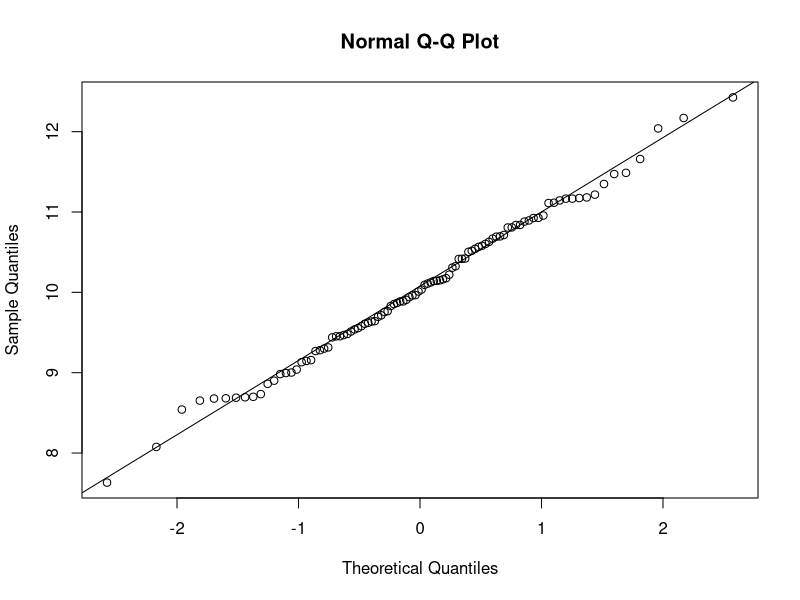
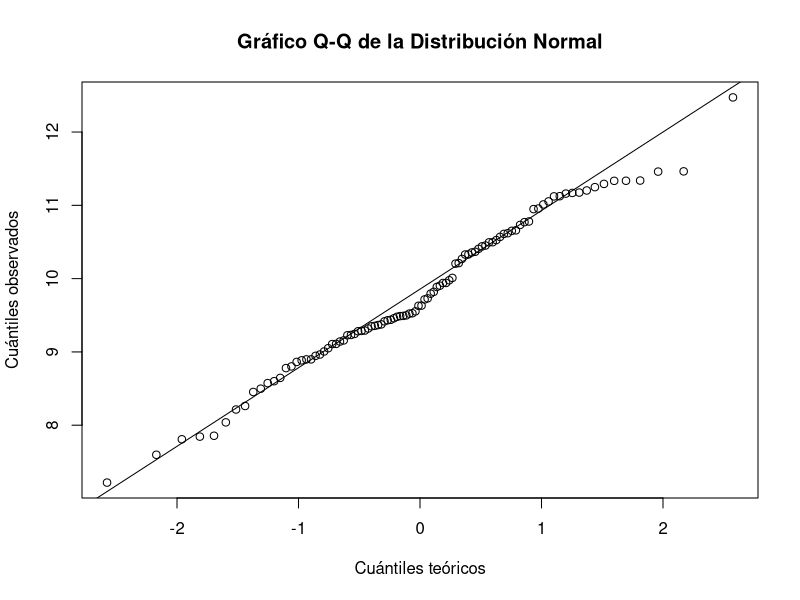
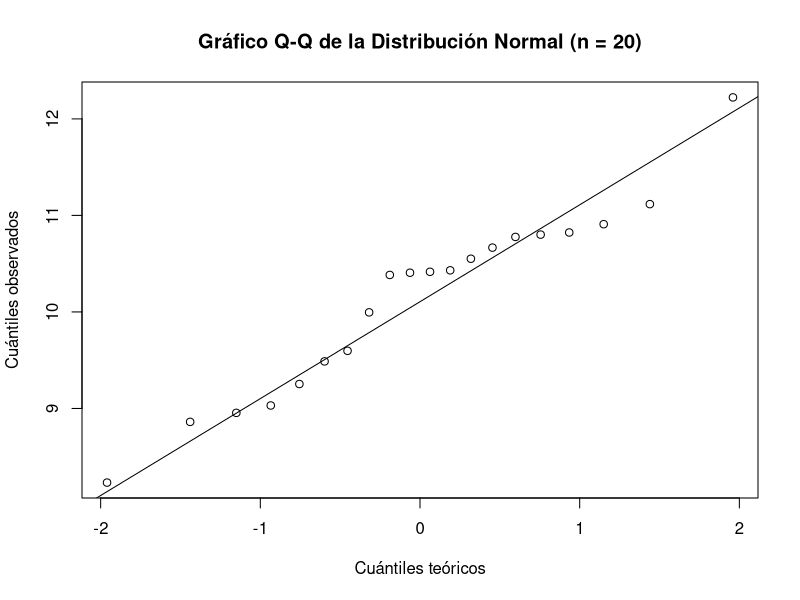
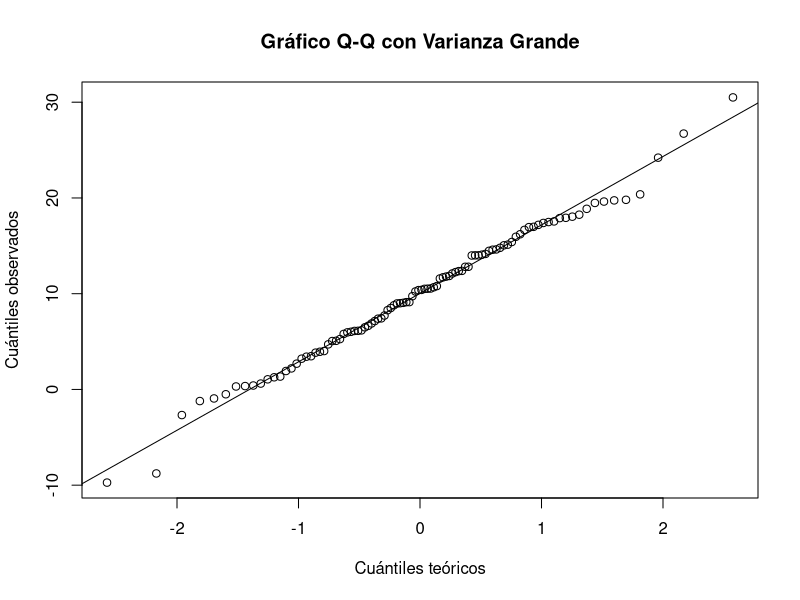
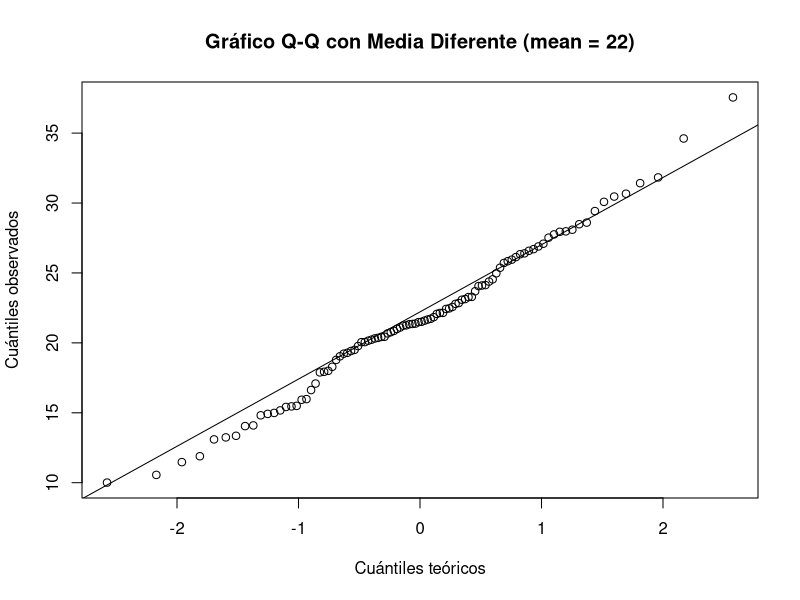
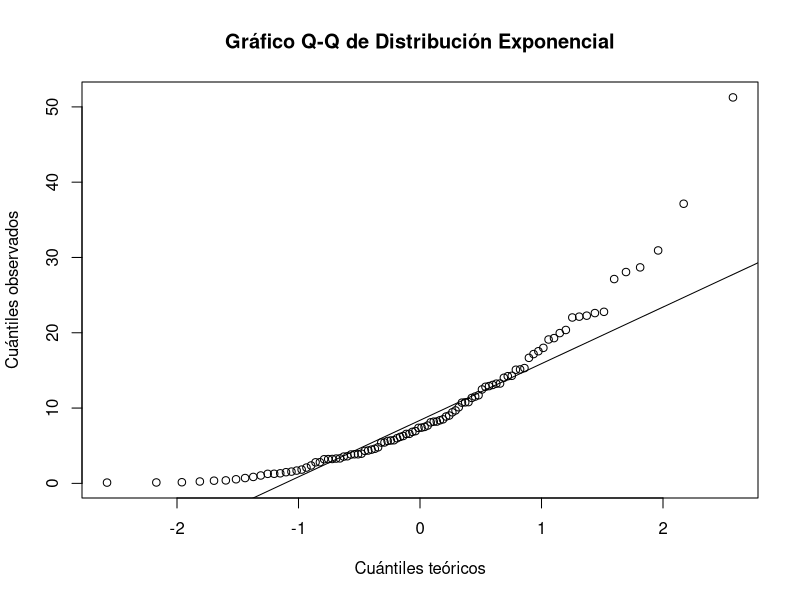
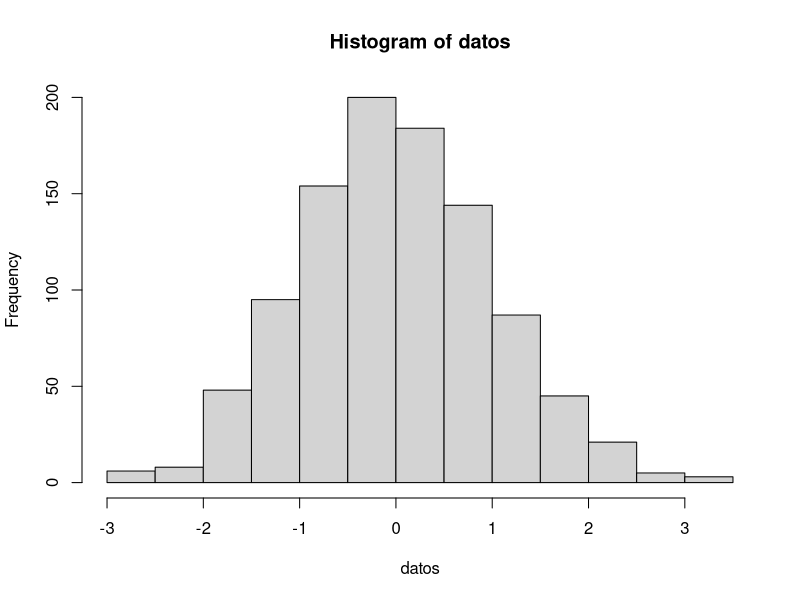
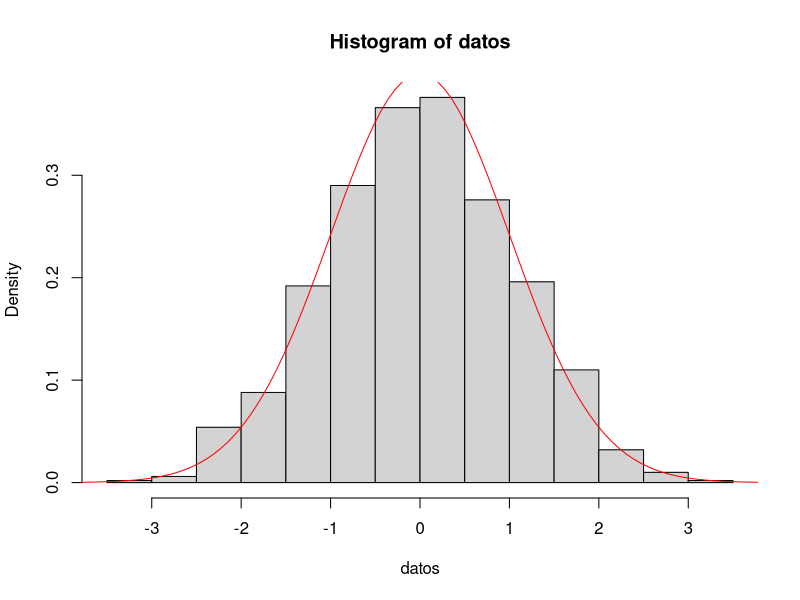

Generate these figures, in order, with R:
## ---- chunk 1

## ---- chunk 2
#hist()
#qqnorm()
#qqline()
## ---- chunk 3
datos <- rnorm(100, mean = 10)
qqnorm(datos)
qqline(datos)
## ---- chunk 4
datos <- rnorm(100, mean = 10)
qqnorm(datos, 
       xlab = "Cuántiles teóricos",   
       ylab = "Cuántiles observados",  
       main = "Gráfico Q-Q de la Distribución Normal")  
qqline(datos)

## ---- chunk 5
datos_10 <- rnorm(20, mean = 10)
qqnorm(datos_10, 
       xlab = "Cuántiles teóricos",
       ylab = "Cuántiles observados",
       main = "Gráfico Q-Q de la Distribución Normal (n = 20)")
qqline(datos_10)
## ---- chunk 6
datos_varianza_grande <- rnorm(100, mean = 10, sd = 7)
qqnorm(datos_varianza_grande, 
       xlab = "Cuántiles teóricos",
       ylab = "Cuántiles observados",
       main = "Gráfico Q-Q con Varianza Grande")
qqline(datos_varianza_grande)
## ---- chunk 7

datos_media_diferente <- rnorm(100, mean = 22, sd = 5)
qqnorm(datos_media_diferente, 
       xlab = "Cuántiles teóricos",
       ylab = "Cuántiles observados",
       main = "Gráfico Q-Q con Media Diferente (mean = 22)")
qqline(datos_media_diferente)

## ---- chunk 8
# Datos con distribución exponencial
datos_exponenciales <- rexp(100, rate = 0.1)  # La tasa (rate) es el inverso de la media

qqnorm(datos_exponenciales, 
       xlab = "Cuántiles teóricos",
       ylab = "Cuántiles observados",
       main = "Gráfico Q-Q de Distribución Exponencial")
qqline(datos_exponenciales)

## ---- chunk 9
datos <- rnorm(1000) #1000 muestras de una densidad normal
hist(datos)

## ---- chunk 10
datos <- rnorm(1000) # muestras normales con media 0 y var 1.
teorica <- dnorm(seq(-4,4, length=100),mean = 0, sd = 1)
hist(datos,freq = FALSE)
lines(seq(-4,4, length=100),teorica, col="red")
## ---- chunk 11
datos <- rnorm(10) 
teorica <- dnorm(seq(-4,4, length=100),mean = 0, sd = 1)
hist(datos,freq = FALSE)
lines(seq(-4,4, length=100),teorica, col="blue")
## ---- chunk 12
datos_var_grande <- rnorm(1000, mean = 0, sd = 3)
teorica_var_grande <- dnorm(seq(-12, 12, length = 100), mean = 0, sd = 3)
hist(datos_var_grande, freq = FALSE, main = "Distribución con Varianza Grande")
lines(seq(-12, 12, length = 100), teorica_var_grande, col = "blue")

## ---- chunk 13
N <- 10 # número de medias (es decir número de muestras)
M <- 100 # número de la longitud de cada serie de datos
medias <- numeric(N) # Vector que guardará las medias

for(i in 1:N)
{
  datos <- rnorm(M)
  medias[i] <- mean(datos)
  
}
hist(medias)
qqnorm(medias)
qqline(medias)
## ---- chunk 14
N <- 10000  
M <- 100   
medias <- numeric(N)  

for (i in 1:N) {
  datos <- rnorm(M)
  medias[i] <- mean(datos)
}



hist(medias, main = "Histograma de Medias", xlab = "Medias")
qqnorm(medias, main = "Q-Q Plot de Medias")
qqline(medias)

## ---- chunk 15
N <- 1000  
M <- 100   
medias <- numeric(N)

for (i in 1:N) {
  datos <- rexp(M)
  medias[i] <- mean(datos)
}


hist(medias, main = "Histograma de Medias (Exponencial)", xlab = "Medias")
qqnorm(medias, main = "Q-Q Plot de Medias (Exponencial)")
qqline(medias)

